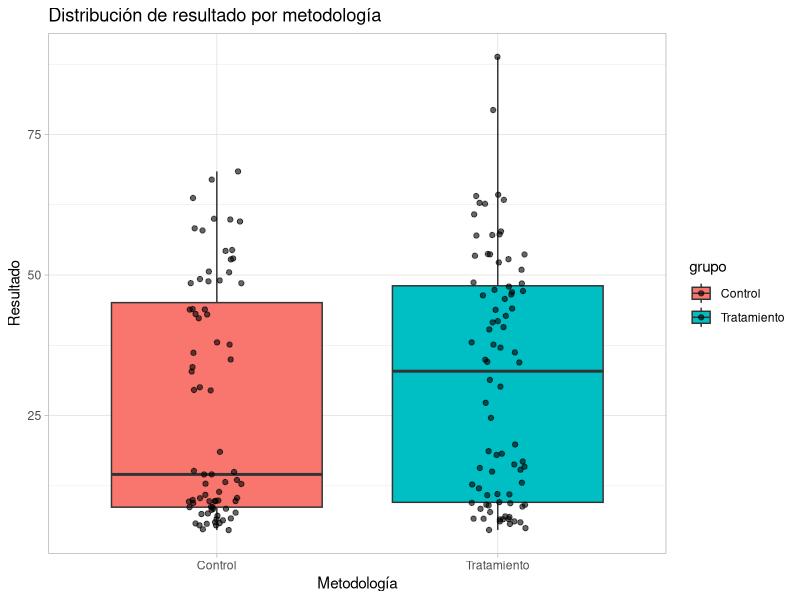
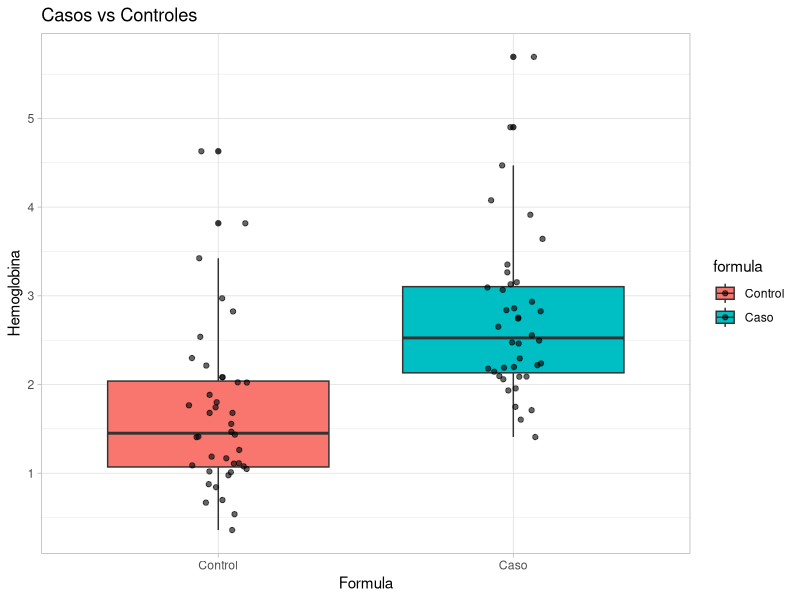
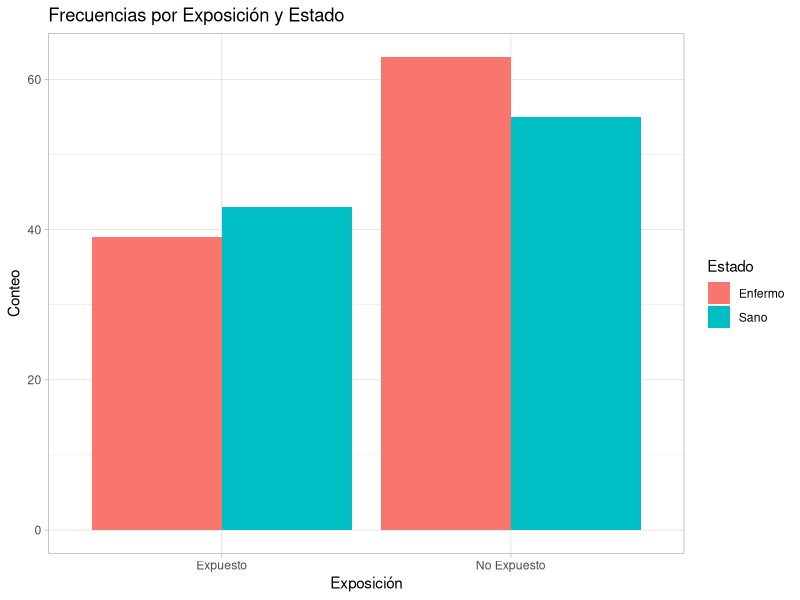

Here is the R script that generated these plots, in order:
## ---- chunk 1
library(tidyverse)
library(rio)
library(car)
## ---- chunk 2
set.seed(2025)
# Datos para muestras independientes


datos_ind <- tibble(
  ID    = 1:160,
  grupo = sample(c("Control","Tratamiento"), 160, replace = TRUE),
  valor = c(rlnorm(80, log(10), 0.4),
            rlnorm(80, log(30), 0.4) + 15)
) %>% mutate(grupo = factor(grupo))
datos_ind %>% head(10)
# Datos para muestras pareadas


datos_par <- tibble(
  ID     = 1:40,
  valor1 = rlnorm(40, log(20), 0.5)/15, # control
  valor2 = valor1 + rlnorm(40, 0, 0.3)/15 + 1 # casos
) # Como es una simulación, y por ende es algo usado solo para este ejemplo, saldrán valores de hemoglobina muy bajos
datos_par %>% head(10)
# Datos para variables categóricas


datos_cat <- tibble(
  ID         = 1:200,
  Exposición = sample(c("Expuesto","No Expuesto"), 200, replace = TRUE),
  Estado     = sample(c("Enfermo","Sano"), 200, replace = TRUE)
)
datos_cat %>% head(10)
## ---- chunk 3
datos_ind %>% 
  ggplot(aes(grupo, valor, fill = grupo)) +
  geom_boxplot() + 
  geom_jitter(width = 0.1, alpha = 0.6) +
  theme_light() +
  labs(title = "Distribución de resultado por metodología",
       x = "Metodología", y = "Resultado")
## ---- chunk 4
datos_par %>% 
  pivot_longer(cols = starts_with("valor"),
               names_to = "formula", values_to = "hemoglobina") %>%
  mutate(formula = factor(formula, labels = c("Control","Caso"))) %>%
  ggplot(aes(formula, hemoglobina, fill = formula)) +
  geom_boxplot() + 
  geom_jitter(width = 0.1, alpha = 0.6) +
  theme_light() +
  labs(title = "Casos vs Controles",
       x = "Formula", y = "Hemoglobina")
## ---- chunk 5
datos_cat %>% 
  count(Exposición, Estado) %>% 
  ggplot(aes(Exposición, n, fill = Estado)) +
  geom_col(position = "dodge") +
  theme_light() +
  labs(title = "Frecuencias por Exposición y Estado",
       x = "Exposición", y = "Conteo")
## ---- chunk 6
datos_1 <- datos_ind %>% filter(grupo == "Control")
datos_2 <- datos_ind %>% filter(grupo == "Tratamiento")
ks.test(datos_1$valor, "pnorm", mean = mean(datos_1$valor), sd = sd(datos_1$valor))
ks.test(datos_2$valor, "pnorm", mean = mean(datos_2$valor), sd = sd(datos_2$valor))
## ---- chunk 7
leveneTest(valor ~ grupo, data = datos_ind)
## ---- chunk 8
ks.test(datos_par$valor1, "pnorm", mean = mean(datos_par$valor1), sd = sd(datos_par$valor1))
ks.test(datos_par$valor2, "pnorm", mean = mean(datos_par$valor2), sd = sd(datos_par$valor2))
## ---- chunk 9
shapiro.test(datos_par$valor1)
shapiro.test(datos_par$valor2)
## ---- chunk 10
tabla_cat <- chisq.test(table(datos_cat$Exposición, datos_cat$Estado))
tabla_cat$expected
## ---- chunk 11
wilcox.test(valor ~ grupo,
            data    = datos_ind,
            exact   = FALSE)
## ---- chunk 12
wilcox.test(datos_par$valor1, datos_par$valor2,
            paired   = TRUE,
            exact    = FALSE)

## ---- chunk 13
chisq.test(table(datos_cat$Exposición, datos_cat$Estado))
## ---- chunk 14
fisher.test(table(datos_cat$Exposición, datos_cat$Estado))
